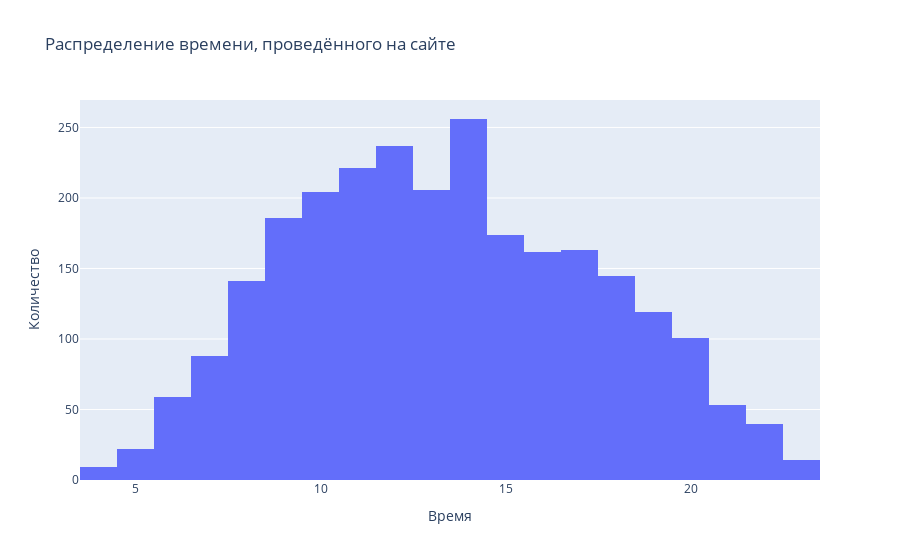

The notebook cell saved with this chart:
### Code cell
fig = px.histogram(market_time, x='минут', title='Распределение времени, проведённого на сайте')
fig.update_layout(xaxis_title='Время', yaxis_title='Количество',)
fig.show()

### Figure 1 — Plotly figure (JSON) as saved in the notebook; plotly's stock layout.template omitted (floating-point values rounded to 4 significant figures; data arrays with more than 128 entries replaced by an {"elided": "..."} marker saying what was removed)
{"data": [{"alignmentgroup": "True", "bingroup": "x", "hovertemplate": "минут=%{x}<br>count=%{y}<extra></extra>", "legendgroup": "", "marker": {"color": "#636efa", "pattern": {"shape": ""}}, "name": "", "offsetgroup": "", "orientation": "v", "showlegend": false, "type": "histogram", "x": {"elided": "2600 int values"}, "xaxis": "x", "yaxis": "y"}], "layout": {"barmode": "relative", "legend": {"tracegroupgap": 0}, "title": {"text": "Распределение времени, проведённого на сайте"}, "xaxis": {"anchor": "y", "domain": [0, 1], "title": {"text": "Время"}}, "yaxis": {"anchor": "x", "domain": [0, 1], "title": {"text": "Количество"}}}}
